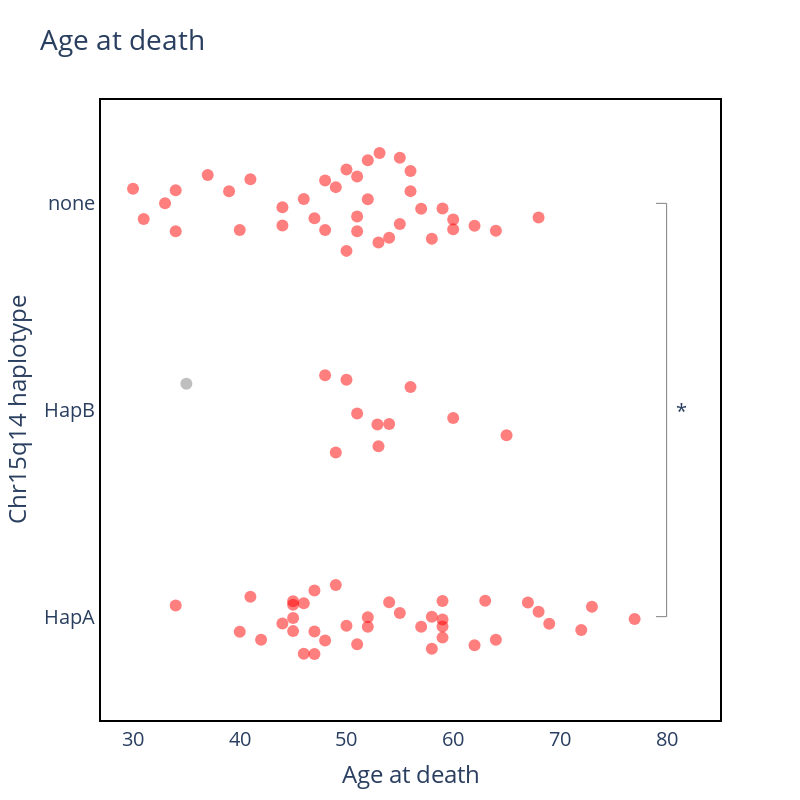

Source (notebook cell):
### Code cell
df = df[df["haplotype"] != "nan"]

fig = px.strip(
    data_frame=df.sort_values("haplotype"),
    y="haplotype",
    x="AGEATDEATH",
    width=600,
    height=300,
    labels={
        "AGEATDEATH": "Age at death",
        "SEXatBirth": "Sex",
        "haplotype": "Chr15q14 haplotype",
    },
    hover_data=["Gentli_ID"],
    title="Age at death",
    color="issue",
    color_discrete_map={"Y": "grey", "N": "red"},
    stripmode="overlay",
)
fig.update_layout(
    width=800,
    height=800,
    plot_bgcolor="rgba(0, 0, 0, 0)",
    font=dict(size=20),
    showlegend=False,
)

minage = df["AGEATDEATH"].min()

fig.update_xaxes(
    showline=True,
    linewidth=2,
    linecolor="black",
    mirror=True,
    range=[minage - 3, 85],
)

fig.update_yaxes(
    showline=True,
    linewidth=2,
    linecolor="black",
    mirror=True,
)

fig.update_traces(marker=dict(size=12, opacity=0.5), jitter=1)

# perform a t-test
from scipy.stats import ttest_ind

ttest_major_none = ttest_ind(
    df[df["haplotype"] == "HapA"]["AGEATDEATH"],
    df[df["haplotype"] == "none"]["AGEATDEATH"],
    equal_var=False,
)

print(f"T-test for HapA vs none: {ttest_major_none}")

ttest_minor_none = ttest_ind(
    df[df["haplotype"] == "HapB"]["AGEATDEATH"],
    df[df["haplotype"] == "none"]["AGEATDEATH"],
    equal_var=False,
)

print(f"T-test for minor vs none: {ttest_minor_none}")

# now do the same minor vs none test but with rr_PIDN4463 removed
ttest_minor_none = ttest_ind(
    df[(df["haplotype"] == "HapB") & (df["issue"] == "N")]["AGEATDEATH"],
    df[(df["haplotype"] == "none") & (df["issue"] == "N")]["AGEATDEATH"],
    equal_var=False,
)

print(f"T-test for minor vs none (excluding rr_PIDN4463): {ttest_minor_none}")

ttest_major_minor = ttest_ind(
    df[df["haplotype"] == "HapA"]["AGEATDEATH"],
    df[df["haplotype"] == "HapB"]["AGEATDEATH"],
    equal_var=False,
)

print(f"T-test for major vs minor: {ttest_major_minor}")

ttest_chr15q14_none = ttest_ind(
    df[df["haplotype"].isin(["HapA", "HapB"])]["AGEATDEATH"],
    df[df["haplotype"] == "none"]["AGEATDEATH"],
    equal_var=False,
)

print(f"T-test for HapA+HapB vs none: {ttest_chr15q14_none}")

# draw annotation showing the p-value of major vs none
fig.add_annotation(
    x=0.95,
    y=0.5,
    xref="paper",
    yref="paper",
    text=f"*",
    showarrow=False,
    font=dict(size=20),
)
fig.add_trace(
    go.Scatter(
        x=[79, 80, 80, 79],
        y=["none", "none", "HapA", "HapA"],
        fill=None,
        mode="lines",
        showlegend=False,
        line=dict(color="grey", width=1),
    )
)


# # draw annotation showing the p-value of minor vs none
# fig.add_annotation(
#     x=0.89,
#     y=0.66,
#     xref="paper",
#     yref="paper",
#     text=f"*",
#     showarrow=False,
#     font=dict(size=20),
# )
# fig.add_trace(
#     go.Scatter(
#         x=[76, 77, 77, 76],
#         y=["none", "none", "HapB", "HapB"],
#         fill=None,
#         mode="lines",
#         showlegend=False,
#         line=dict(color="grey", width=1),
#     )
# )

fig.show(
    config={
        "toImageButtonOptions": {
            "format": "png",
            "filename": "",
            "height": 800,
            "width": 800,
            "scale": 5,
        }
    }
)

### Figure 1 — Plotly figure (JSON) as saved in the notebook; plotly's stock layout.template omitted (floating-point values rounded to 4 significant figures)
{"data": [{"alignmentgroup": "True", "boxpoints": "all", "customdata": [["rr_NA21_285"], ["rr_NA01_027"], ["rr_NA09_238"], ["rr_NA14_199"], ["rr_UNSW2220"], ["rr_NA19_309"], ["rr_QSBB51_18"], ["rr_NA23_161"], ["rr_A02_164"], ["rr_PIDN17760"], ["rr_Pt_3303"], ["rr_LN_C12_07006"], ["rr_UBC66_1"], ["rr_PIDN12322"], ["rr_RNBC-22_16"], ["rr_NP18739"], ["rr_PIDN6543"], ["rr_PIDN9402"], ["rr_UP101220"], ["rr_UNSW22478"], ["rr_NA23_005"], ["rr_FTD196_1"], ["rr_NA19_291"], ["rr_UNSW2185"], ["rr_NHB18_068"], ["rr_NHB15_114"], ["rr_IB5534"], ["rr_NHB14_059"], ["rr_NHB05_082"], ["rr_CW05_004"], ["rr_KCLA156_17"], ["rr_NHB05_059"], ["rr_KULA_23717"], ["rr_NHB03_018"], ["rr_EMC2013_098"], ["rr_X5817"], ["rr_EMC13_65"], ["rr_KULA_22549"], ["rr_PIDN738"], ["rr_PIDN106"], ["rr_UCL2783"], ["rr_RZ462"], ["rr_R556"], ["rr_FTD397_1"], ["rr_A15-074"], ["rr_NHB95_041"], ["rr_KCLA311_98"], ["rr_RZ257"], ["rr_Pt_8482"], ["rr_NA22_365"], ["rr_2021_017"], ["rr_QSBB81_17"], ["rr_2132"], ["rr_LN_N00_1835"], ["rr_E13_56"], ["rr_LN_C14_36644"], ["rr_LN_C10_25594"], ["rr_NP43508"], ["rr_UNSW22488"], ["rr_Ro_AH11.2"], ["rr_2T7T4"], ["rr_CW00_009"], ["rr_NHB16_047"], ["rr_NHB94_068"], ["rr_IB6387"], ["rr_KCLA061_16"], ["rr_KULA_24063"], ["rr_Muk49"], ["rr_7965"], ["rr_NA20_415"], ["rr_NA22_425"], ["rr_NA22_197"], ["rr_NRA22654"], ["rr_A06_120"], ["rr_UCL12461"], ["rr_UCL1506"], ["rr_UCL19247"], ["rr_NHB15_065"], ["rr_VA05_109"], ["rr_X5929"], ["rr_PIDN1734"], ["rr_PIDN19525"], ["rr_PIDN2662"], ["rr_PIDN3794"], ["rr_A17_05"], ["rr_2005_044"]], "fillcolor": "rgba(255,255,255,0)", "hoveron": "points", "hovertemplate": "issue=N<br>Age at death=%{x}<br>Chr15q14 haplotype=%{y}<br>Gentli_ID=%{customdata[0]}<extra></extra>", "jitter": 1, "legendgroup": "N", "line": {"color": "rgba(255,255,255,0)"}, "marker": {"color": "red", "opacity": 0.5, "size": 12}, "name": "N", "offsetgroup": "N", "orientation": "h", "pointpos": 0, "showlegend": true, "type": "box", "x": [73, 42, 58, 45, 59, 49, 67, 44, 64, 72, 59, 54, 52, 63, 59, 52, 55, 47, 51, 62, 57, 69, 45, 68, 59, 77, 34, 46, 46, 48, 40, 41, 45, 45, 50, 58, 47, 47, 48, 56, 51, 54, 49, 52.9, 53, 60, 65, 50, 62, 48, 30, 59, 68, 34, 31, 55, 44, 60, 39, 50, 40, 56, 54, 58, 55, 53, 46, 33, 53.1, 64, 56, 48, 50, 41, 52, 60, 51, 52, 49, 44, 57, 34, 51, 37, 47, 51], "x0": " ", "xaxis": "x", "y": ["HapA", "HapA", "HapA", "HapA", "HapA", "HapA", "HapA", "HapA", "HapA", "HapA", "HapA", "HapA", "HapA", "HapA", "HapA", "HapA", "HapA", "HapA", "HapA", "HapA", "HapA", "HapA", "HapA", "HapA", "HapA", "HapA", "HapA", "HapA", "HapA", "HapA", "HapA", "HapA", "HapA", "HapA", "HapA", "HapA", "HapA", "HapA", "HapB", "HapB", "HapB", "HapB", "HapB", "HapB", "HapB", "HapB", "HapB", "HapB", "none", "none", "none", "none", "none", "none", "none", "none", "none", "none", "none", "none", "none", "none", "none", "none", "none", "none", "none", "none", "none", "none", "none", "none", "none", "none", "none", "none", "none", "none", "none", "none", "none", "none", "none", "none", "none", "none"], "y0": " ", "yaxis": "y"}, {"alignmentgroup": "True", "boxpoints": "all", "customdata": [["rr_PIDN4463"]], "fillcolor": "rgba(255,255,255,0)", "hoveron": "points", "hovertemplate": "issue=Y<br>Age at death=%{x}<br>Chr15q14 haplotype=%{y}<br>Gentli_ID=%{customdata[0]}<extra></extra>", "jitter": 1, "legendgroup": "Y", "line": {"color": "rgba(255,255,255,0)"}, "marker": {"color": "grey", "opacity": 0.5, "size": 12}, "name": "Y", "offsetgroup": "Y", "orientation": "h", "pointpos": 0, "showlegend": true, "type": "box", "x": [35], "x0": " ", "xaxis": "x", "y": ["HapB"], "y0": " ", "yaxis": "y"}, {"line": {"color": "grey", "width": 1}, "mode": "lines", "showlegend": false, "type": "scatter", "x": [79, 80, 80, 79], "y": ["none", "none", "HapA", "HapA"]}], "layout": {"annotations": [{"font": {"size": 20}, "showarrow": false, "text": "*", "x": 0.95, "xref": "paper", "y": 0.5, "yref": "paper"}], "boxmode": "overlay", "font": {"size": 20}, "height": 800, "legend": {"title": {"text": "issue"}, "tracegroupgap": 0}, "plot_bgcolor": "rgba(0, 0, 0, 0)", "showlegend": false, "title": {"text": "Age at death"}, "width": 800, "xaxis": {"anchor": "y", "domain": [0, 1], "linecolor": "black", "linewidth": 2, "mirror": true, "range": [27, 85], "showline": true, "title": {"text": "Age at death"}}, "yaxis": {"anchor": "x", "domain": [0, 1], "linecolor": "black", "linewidth": 2, "mirror": true, "showline": true, "title": {"text": "Chr15q14 haplotype"}}}}
